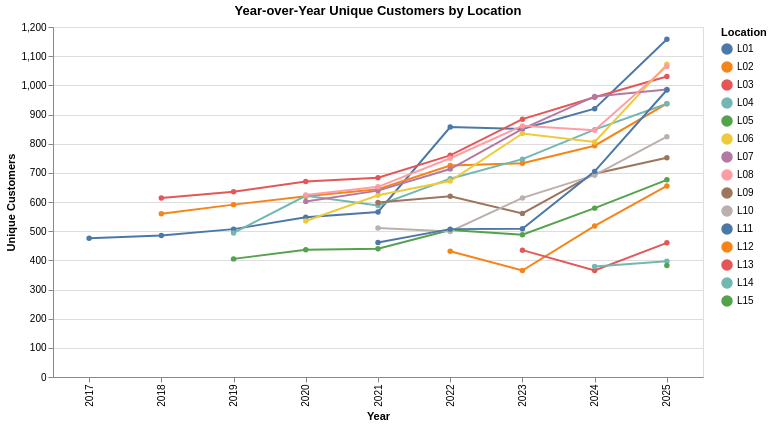

Notebook code for this chart:
### Markdown cell above
___
NUMBER OF UNIQUE CUSTOMERS YEAR OVER YEAR
___

### Code cell
# YoY chart: number of orders by location
chart = (
    alt.Chart(cust_yoy)
    .mark_line(point=True)
    .encode(
        x=alt.X("Year:O", title="Year"),
        y=alt.Y("customers:Q", title="Unique Customers"),
        color=alt.Color("LocationID:N", title="Location"),
        tooltip=[
            alt.Tooltip("Year:O", title="Year"),
            alt.Tooltip("LocationID:N", title="Location"),
            alt.Tooltip("customers:Q", title="Unique Customers"),
            alt.Tooltip("orders:Q", title="Unique Orders"),
            alt.Tooltip("rows:Q", title="Rows"),
        ],
    )
    .properties(title="Year-over-Year Unique Customers by Location", width=650, height=350)
)
chart

### Figure 1 — Vega-Lite specification as saved in the notebook (floating-point values rounded to 4 significant figures)
{"config": {"view": {"continuousWidth": 300, "continuousHeight": 300}}, "data": {"name": "data-e2fe0485c29fe93259fe3c9b90283463"}, "mark": {"type": "line", "point": true}, "encoding": {"color": {"field": "LocationID", "title": "Location", "type": "nominal"}, "tooltip": [{"field": "Year", "title": "Year", "type": "ordinal"}, {"field": "LocationID", "title": "Location", "type": "nominal"}, {"field": "customers", "title": "Unique Customers", "type": "quantitative"}, {"field": "orders", "title": "Unique Orders", "type": "quantitative"}, {"field": "rows", "title": "Rows", "type": "quantitative"}], "x": {"field": "Year", "title": "Year", "type": "ordinal"}, "y": {"field": "customers", "title": "Unique Customers", "type": "quantitative"}}, "height": 350, "title": "Year-over-Year Unique Customers by Location", "width": 650, "$schema": "https://vega.github.io/schema/vega-lite/v5.20.1.json", "datasets": {"data-e2fe0485c29fe93259fe3c9b90283463": [{"Year": 2017, "LocationID": "L01", "orders": 733, "customers": 476, "rows": 733}, {"Year": 2018, "LocationID": "L01", "orders": 771, "customers": 485, "rows": 771}, {"Year": 2018, "LocationID": "L02", "orders": 686, "customers": 560, "rows": 686}, {"Year": 2018, "LocationID": "L03", "orders": 729, "customers": 614, "rows": 729}, {"Year": 2019, "LocationID": "L01", "orders": 796, "customers": 507, "rows": 796}, {"Year": 2019, "LocationID": "L02", "orders": 719, "customers": 591, "rows": 719}, {"Year": 2019, "LocationID": "L03", "orders": 748, "customers": 635, "rows": 748}, {"Year": 2019, "LocationID": "L04", "orders": 596, "customers": 494, "rows": 596}, {"Year": 2019, "LocationID": "L05", "orders": 523, "customers": 405, "rows": 523}, {"Year": 2020, "LocationID": "L01", "orders": 860, "customers": 548, "rows": 860}, {"Year": 2020, "LocationID": "L02", "orders": 751, "customers": 620, "rows": 751}, {"Year": 2020, "LocationID": "L03", "orders": 797, "customers": 670, "rows": 797}, {"Year": 2020, "LocationID": "L04", "orders": 747, "customers": 621, "rows": 747}, {"Year": 2020, "LocationID": "L05", "orders": 566, "customers": 436, "rows": 566}, {"Year": 2020, "LocationID": "L06", "orders": 664, "customers": 535, "rows": 664}, {"Year": 2020, "LocationID": "L07", "orders": 735, "customers": 602, "rows": 735}, {"Year": 2020, "LocationID": "L08", "orders": 751, "customers": 624, "rows": 751}, {"Year": 2021, "LocationID": "L01", "orders": 895, "customers": 566, "rows": 895}, {"Year": 2021, "LocationID": "L02", "orders": 774, "customers": 644, "rows": 774}, {"Year": 2021, "LocationID": "L03", "orders": 832, "customers": 683, "rows": 832}, {"Year": 2021, "LocationID": "L04", "orders": 738, "customers": 588, "rows": 738}, {"Year": 2021, "LocationID": "L05", "orders": 571, "customers": 440, "rows": 571}, {"Year": 2021, "LocationID": "L06", "orders": 762, "customers": 623, "rows": 762}, {"Year": 2021, "LocationID": "L07", "orders": 794, "customers": 639, "rows": 794}, {"Year": 2021, "LocationID": "L08", "orders": 795, "customers": 652, "rows": 795}, {"Year": 2021, "LocationID": "L09", "orders": 761, "customers": 598, "rows": 761}, {"Year": 2021, "LocationID": "L10", "orders": 674, "customers": 511, "rows": 674}, {"Year": 2021, "LocationID": "L11", "orders": 605, "customers": 461, "rows": 605}, {"Year": 2022, "LocationID": "L01", "orders": 964, "customers": 857, "rows": 964}, {"Year": 2022, "LocationID": "L02", "orders": 806, "customers": 725, "rows": 806}, {"Year": 2022, "LocationID": "L03", "orders": 889, "customers": 760, "rows": 889}, {"Year": 2022, "LocationID": "L04", "orders": 772, "customers": 680, "rows": 772}, {"Year": 2022, "LocationID": "L05", "orders": 594, "customers": 504, "rows": 594}, {"Year": 2022, "LocationID": "L06", "orders": 828, "customers": 672, "rows": 828}, {"Year": 2022, "LocationID": "L07", "orders": 839, "customers": 713, "rows": 839}, {"Year": 2022, "LocationID": "L08", "orders": 842, "customers": 750, "rows": 842}, {"Year": 2022, "LocationID": "L09", "orders": 810, "customers": 620, "rows": 810}, {"Year": 2022, "LocationID": "L10", "orders": 702, "customers": 499, "rows": 702}, {"Year": 2022, "LocationID": "L11", "orders": 634, "customers": 507, "rows": 634}, {"Year": 2022, "LocationID": "L12", "orders": 524, "customers": 431, "rows": 524}, {"Year": 2023, "LocationID": "L01", "orders": 1017, "customers": 850, "rows": 1017}, {"Year": 2023, "LocationID": "L02", "orders": 843, "customers": 733, "rows": 843}, {"Year": 2023, "LocationID": "L03", "orders": 943, "customers": 884, "rows": 943}, {"Year": 2023, "LocationID": "L04", "orders": 821, "customers": 747, "rows": 821}, {"Year": 2023, "LocationID": "L05", "orders": 633, "customers": 488, "rows": 633}, {"Year": 2023, "LocationID": "L06", "orders": 884, "customers": 835, "rows": 884}, {"Year": 2023, "LocationID": "L07", "orders": 912, "customers": 851, "rows": 912}, {"Year": 2023, "LocationID": "L08", "orders": 910, "customers": 861, "rows": 910}, {"Year": 2023, "LocationID": "L09", "orders": 889, "customers": 561, "rows": 889}, {"Year": 2023, "LocationID": "L10", "orders": 747, "customers": 614, "rows": 747}, {"Year": 2023, "LocationID": "L11", "orders": 667, "customers": 508, "rows": 667}, {"Year": 2023, "LocationID": "L12", "orders": 567, "customers": 365, "rows": 567}, {"Year": 2023, "LocationID": "L13", "orders": 523, "customers": 435, "rows": 523}, {"Year": 2024, "LocationID": "L01", "orders": 1084, "customers": 920, "rows": 1084}, {"Year": 2024, "LocationID": "L02", "orders": 898, "customers": 793, "rows": 898}, {"Year": 2024, "LocationID": "L03", "orders": 1018, "customers": 959, "rows": 1018}, {"Year": 2024, "LocationID": "L04", "orders": 879, "customers": 848, "rows": 879}, {"Year": 2024, "LocationID": "L05", "orders": 681, "customers": 579, "rows": 681}, {"Year": 2024, "LocationID": "L06", "orders": 944, "customers": 806, "rows": 944}, {"Year": 2024, "LocationID": "L07", "orders": 965, "customers": 962, "rows": 965}, {"Year": 2024, "LocationID": "L08", "orders": 960, "customers": 846, "rows": 960}, {"Year": 2024, "LocationID": "L09", "orders": 948, "customers": 697, "rows": 948}, {"Year": 2024, "LocationID": "L10", "orders": 807, "customers": 692, "rows": 807}, {"Year": 2024, "LocationID": "L11", "orders": 720, "customers": 705, "rows": 720}, {"Year": 2024, "LocationID": "L12", "orders": 620, "customers": 518, "rows": 620}, {"Year": 2024, "LocationID": "L13", "orders": 553, "customers": 365, "rows": 553}, {"Year": 2024, "LocationID": "L14", "orders": 463, "customers": 379, "rows": 463}, {"Year": 2025, "LocationID": "L01", "orders": 1185, "customers": 1158, "rows": 1185}, {"Year": 2025, "LocationID": "L02", "orders": 977, "customers": 937, "rows": 977}, {"Year": 2025, "LocationID": "L03", "orders": 1067, "customers": 1030, "rows": 1067}, {"Year": 2025, "LocationID": "L04", "orders": 941, "customers": 937, "rows": 941}, {"Year": 2025, "LocationID": "L05", "orders": 729, "customers": 676, "rows": 729}, {"Year": 2025, "LocationID": "L06", "orders": 1072, "customers": 1072, "rows": 1072}, {"Year": 2025, "LocationID": "L07", "orders": 1022, "customers": 986, "rows": 1022}, {"Year": 2025, "LocationID": "L08", "orders": 1065, "customers": 1065, "rows": 1065}, {"Year": 2025, "LocationID": "L09", "orders": 1011, "customers": 752, "rows": 1011}, {"Year": 2025, "LocationID": "L10", "orders": 881, "customers": 824, "rows": 881}, {"Year": 2025, "LocationID": "L11", "orders": 984, "customers": 984, "rows": 984}, {"Year": 2025, "LocationID": "L12", "orders": 681, "customers": 655, "rows": 681}, {"Year": 2025, "LocationID": "L13", "orders": 589, "customers": 460, "rows": 589}, {"Year": 2025, "LocationID": "L14", "orders": 488, "customers": 397, "rows": 488}, {"Year": 2025, "LocationID": "L15", "orders": 467, "customers": 382, "rows": 467}]}}
